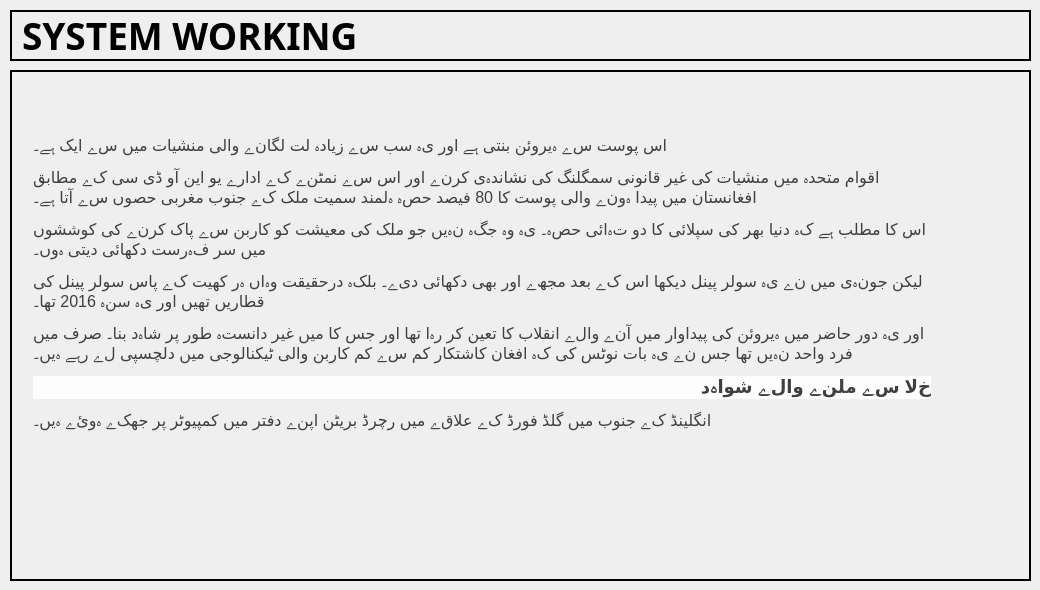
    <widget class="QWidget" name="page_5">
     <widget class="QLabel" name="label_2">
      <property name="geometry">
       <rect>
        <x>10</x>
        <y>10</y>
        <width>1021</width>
        <height>51</height>
       </rect>
      </property>
      <property name="font">
       <font>
        <family>Bahnschrift Condensed</family>
        <pointsize>28</pointsize>
        <weight>75</weight>
        <bold>true</bold>
       </font>
      </property>
      <property name="styleSheet">
       <string notr="true">border:2px solid black;</string>
      </property>
      <property name="text">
       <string>SYSTEM WORKING</string>
      </property>
     </widget>
     <widget class="QFrame" name="frame_5">
      <property name="geometry">
       <rect>
        <x>10</x>
        <y>70</y>
        <width>1021</width>
        <height>511</height>
       </rect>
      </property>
      <property name="styleSheet">
       <string notr="true">border:2px solid;</string>
      </property>
      <property name="frameShape">
       <enum>QFrame::StyledPanel</enum>
      </property>
      <property name="frameShadow">
       <enum>QFrame::Raised</enum>
      </property>
      <widget class="QLabel" name="label_17">
       <property name="geometry">
        <rect>
         <x>10</x>
         <y>10</y>
         <width>921</width>
         <height>451</height>
        </rect>
       </property>
       <property name="styleSheet">
        <string notr="true">padding:10px;
border:none;
</string>
       </property>
       <property name="text">
        <string>&lt;html&gt;&lt;head/&gt;&lt;body&gt;&lt;p&gt;&lt;span style=&quot; font-family:'BBC Nassim Urdu'; font-size:16px; color:#3f3f42;&quot;&gt;اس پوست سے ہیروئن بنتی ہے اور یہ سب سے زیادہ لت لگانے والی منشیات میں سے ایک ہے۔&lt;/span&gt;&lt;/p&gt;&lt;p&gt;&lt;span style=&quot; font-family:'BBC Nassim Urdu'; font-size:16px; color:#3f3f42;&quot;&gt;اقوام متحدہ میں منشیات کی غیر قانونی سمگلنگ کی نشاندہی کرنے اور اس سے نمٹنے کے ادارے یو این آو ڈی سی کے مطابق افغانستان میں پیدا ہونے والی پوست کا 80 فیصد حصہ ہلمند سمیت ملک کے جنوب مغربی حصوں سے آتا ہے۔&lt;/span&gt;&lt;/p&gt;&lt;p&gt;&lt;span style=&quot; font-family:'BBC Nassim Urdu'; font-size:16px; color:#3f3f42;&quot;&gt;اس کا مطلب ہے کہ دنیا بھر کی سپلائی کا دو تہائی حصہ۔ یہ وہ جگہ نہیں جو ملک کی معیشت کو کاربن سے پاک کرنے کی کوششوں میں سر فہرست دکھائی دیتی ہوں۔&lt;/span&gt;&lt;/p&gt;&lt;p&gt;&lt;span style=&quot; font-family:'BBC Nassim Urdu'; font-size:16px; color:#3f3f42;&quot;&gt;لیکن جونہی میں نے یہ سولر پینل دیکھا اس کے بعد مجھے اور بھی دکھائی دیے۔ بلکہ درحقیقت وہاں ہر کھیت کے پاس سولر پینل کی قطاریں تھیں اور یہ سنہ 2016 تھا۔&lt;/span&gt;&lt;/p&gt;&lt;p&gt;&lt;span style=&quot; font-family:'BBC Nassim Urdu'; font-size:16px; color:#3f3f42;&quot;&gt;اور یہ دور حاضر میں ہیروئن کی پیداوار میں آنے والے انقلاب کا تعین کر رہا تھا اور جس کا میں غیر دانستہ طور پر شاہد بنا۔ صرف میں فرد واحد نہیں تھا جس نے یہ بات نوٹس کی کہ افغان کاشتکار کم سے کم کاربن والی ٹیکنالوجی میں دلچسپی لے رہے ہیں۔&lt;/span&gt;&lt;/p&gt;&lt;h2 dir=&quot;rtl&quot; style=&quot; margin-top:0px; margin-bottom:0px; margin-left:0px; margin-right:0px; -qt-block-indent:0; text-indent:0px; background-color:#fdfdfd;&quot;&gt;&lt;a name=&quot;-خلا-سے-ملنے-والے-شواہد-&quot;/&gt;&lt;span style=&quot; font-family:'BBC Nassim Urdu'; font-size:x-large; font-weight:696; color:#3f3f42;&quot;&gt;خ&lt;/span&gt;&lt;span style=&quot; font-family:'BBC Nassim Urdu'; font-size:x-large; font-weight:696; color:#3f3f42;&quot;&gt;لا سے ملنے والے شواہد&lt;/span&gt;&lt;/h2&gt;&lt;p&gt;&lt;span style=&quot; font-family:'BBC Nassim Urdu'; font-size:16px; color:#3f3f42;&quot;&gt;انگلینڈ کے جنوب میں گلڈ فورڈ کے علاقے میں رچرڈ بریٹن اپنے دفتر میں کمپیوٹر پر جھکے ہوئے ہیں۔&lt;/span&gt;&lt;/p&gt;&lt;p&gt;&lt;span style=&quot; font-family:'Times New Roman'; font-size:16px; color:#000000;&quot;&gt;&lt;br/&gt;&lt;/span&gt;&lt;/p&gt;&lt;/body&gt;&lt;/html&gt;</string>
       </property>
       <property name="wordWrap">
        <bool>true</bool>
       </property>
      </widget>
     </widget>
    </widget>
